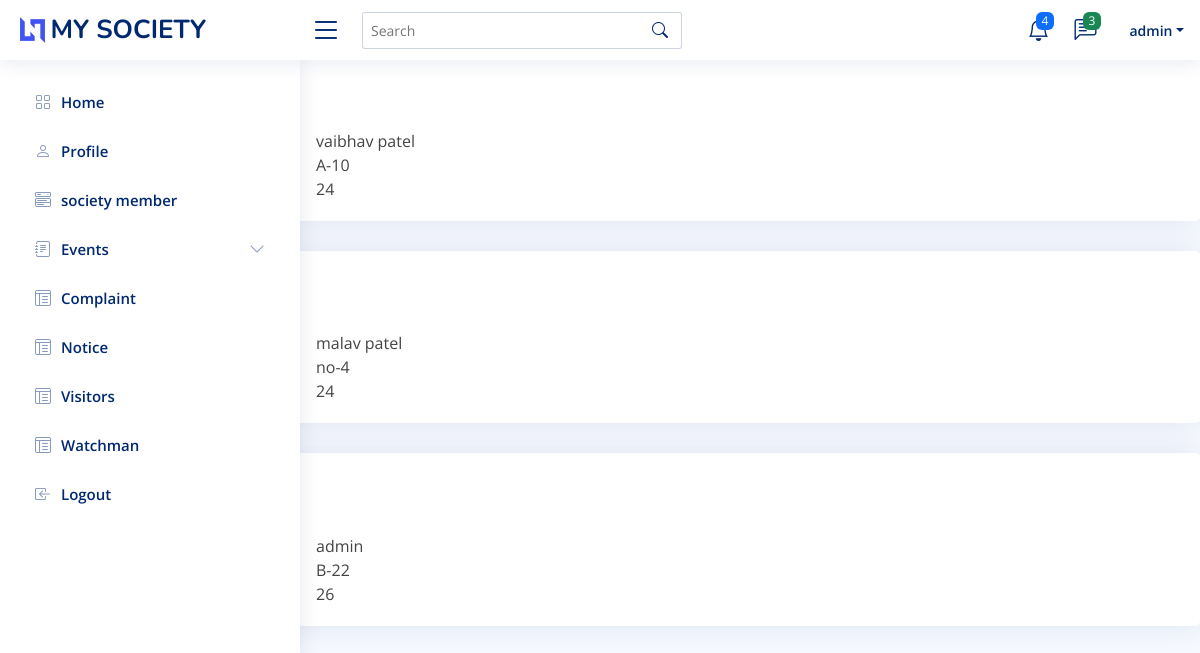
/soceitymembers/ (signed in), run on the app's committed database.
### mysite/models.py (models this page shows, shortened)
class Socity_Members(models.Model):
    name=models.CharField(max_length=25)
    password=models.CharField(max_length=25, default=000)
    age=models.IntegerField()
    house_no=models.CharField(max_length=25)
    pic=models.FileField(upload_to='media', default='k.jpg')

### mysite/views.py (the view)
# urls.py: path('soceitymembers/',views.socity_members, name='societymember'),
def  socity_members(request):
    user_object = Socity_Members.objects.get(name = request.session['name'])
    members = Socity_Members.objects.all()
    return render(request, 'societymember.html',{'users':members,'user':user_object})

### mysite/templates/societymember.html (shortened to what this page needs)
{% extends 'header.html' %}
{% block content %}
{% load static %}
<!DOCTYPE html>
<html>
<head>
<a class="nav-link collapsed" href="{% url 'index' %}">
    <span> Back </span>
</a>
<body>
    <br>
    {% for use in users %}
    <div class="card">
        <div class="card-body pt-3">
            <h5 class="card-title">Profile Details</h5>
            <div class="row">
                <div class="col-lg-3 col-md-4 label ">Name</div>
                <div class="col-lg-9 col-md-8">{{use.name}}</div>
            </div>
            <div class="row">
                <div class="col-lg-3 col-md-4 label">House No</div>
                <div class="col-lg-9 col-md-8">{{use.house_no}}</div>
            </div>
            <div class="row">
                <div class="col-lg-3 col-md-4 label">Age</div>
                <div class="col-lg-9 col-md-8">{{use.age}}</div>
            </div>
         </div>
    </div>
{%endfor%}
</body>
</html>
{%endblock%}

### mysite/templates/header.html (shortened to what this page needs)
{% load static %}
<!DOCTYPE html>
<html lang="en">
<head>
  <link href="{% static 'assets/vendor/bootstrap/css/bootstrap.min.css' %}" rel="stylesheet">
  <link href="{% static 'assets/vendor/bootstrap-icons/bootstrap-icons.css' %}" rel="stylesheet">
  <link href="{% static 'assets/vendor/boxicons/css/boxicons.min.css' %}" rel="stylesheet">
  <link href="{% static 'assets/vendor/quill/quill.snow.css' %}" rel="stylesheet">
  <link href="{% static 'assets/vendor/quill/quill.bubble.css' %}" rel="stylesheet">
  <link href="{% static 'assets/vendor/remixicon/remixicon.css' %}" rel="stylesheet">
  <link href="{% static 'assets/vendor/simple-datatables/style.css' %}" rel="stylesheet">
  <link href="{% static 'assets/css/style.css' %}" rel="stylesheet">
</head>
<body>
  <header id="header" class="header fixed-top d-flex align-items-center">
    <div class="d-flex align-items-center justify-content-between">
      <a href="index.html" class="logo d-flex align-items-center">
        <img src="{% static 'assets/img/logo.png' %}" alt="">
        <span class="d-none d-lg-block">MY SOCIETY</span>
      </a>
      <i class="bi bi-list toggle-sidebar-btn"></i>
    </div>
    <div class="search-bar">
      <form class="search-form d-flex align-items-center" method="POST" action="#">
        <input type="text" name="query" placeholder="Search" title="Enter search keyword">
        <button type="submit" title="Search"><i class="bi bi-search"></i></button>
      </form>
    </div>
    <nav class="header-nav ms-auto">
      <ul class="d-flex align-items-center">
        <li class="nav-item dropdown">
          <a class="nav-link nav-icon" href="#" data-bs-toggle="dropdown">
            <i class="bi bi-bell"></i>
            <span class="badge bg-primary badge-number">4</span>
          </a>
        </li>
        <li class="nav-item dropdown">
          <a class="nav-link nav-icon" href="#" data-bs-toggle="dropdown">
            <i class="bi bi-chat-left-text"></i>
            <span class="badge bg-success badge-number">3</span>
          </a>
        </li>
        <li class="nav-item dropdown pe-3">
          <a class="nav-link nav-profile d-flex align-items-center pe-0" href="#" data-bs-toggle="dropdown">
            <span class="d-none d-md-block dropdown-toggle ps-2">{{user.name}}</span>
          </a>
        </li>
      </ul>
    </nav>
  </header>
  <aside id="sidebar" class="sidebar">
    <ul class="sidebar-nav" id="sidebar-nav">
      <li class="nav-item">
        <a class="nav-link collapsed" href="{% url 'index' %}">
          <i class="bi bi-grid"></i>
          <span> Home </span>
        </a>
      </li>
    <li class="nav-item">
      <a class="nav-link collapsed" href="{% url 'profile' %}">
        <i class="bi bi-person"></i>
        <span> Profile </span>
      </a>
    </li>
      <li class="nav-item">
        <a class="nav-link collapsed" href="{% url 'societymember' %}">
          <i class="bi bi-menu-button-wide"></i>
          <span>society member</span>
        </a>
      </li>
        <li class="nav-item">
         <a class="nav-link collapsed" data-bs-target="#forms-nav" data-bs-toggle="collapse" href="{% url 'events' %}">
           <i class="bi bi-journal-text"></i><span>Events</span><i class="bi bi-chevron-down ms-auto"></i>
          </a>
      <li class="nav-item">
        <a class="nav-link collapsed" href="{% url 'complaint' %}">
          <i class="bi bi-layout-text-window-reverse"></i>
          <span>Complaint</span>
        </a>
      </li>
      <li class="nav-item">
        <a class="nav-link collapsed" href="{% url 'notice' %}">
          <i class="bi bi-layout-text-window-reverse"></i>
          <span>Notice</span>
        </a>
      </li>
      <li class="nav-item">
        <a class="nav-link collapsed" href="{% url 'visitors' %}">
          <i class="bi bi-layout-text-window-reverse"></i>
          <span>Visitors</span>
        </a>
      </li>
      <li class="nav-item">
        <a class="nav-link collapsed" href="{% url 'watchman' %}">
          <i class="bi bi-layout-text-window-reverse"></i>
          <span>Watchman</span>
        </a>
      </li>
      <li class="nav-item">
        <a class="nav-link collapsed" href="{% url 'login' %}">
          <i class="bi bi-box-arrow-in-left"></i>
          <span> Logout </span>
        </a>
      </li>
    </ul>
  </aside>
{% block content %}
{% endblock %}
</body>
</html>

### mysite/static/assets/css/style.css (style rules this page uses)
:root { scroll-behavior: smooth; }
body { font-family: "Open Sans", sans-serif; background: #f6f9ff; color: #444444; }
a { color: #4154f1; text-decoration: none; }
h1, h2, h3, h4, h5, h6 { font-family: "Nunito", sans-serif; }
.card { margin-bottom: 30px; border: none; border-radius: 5px; box-shadow: 0px 0 30px rgba(1, 41, 112, 0.1); }
.card-title { padding: 20px 0 15px 0; font-size: 18px; font-weight: 500; color: #012970; font-family: "Poppins", sans-serif; }
.card-body { padding: 0 20px 20px 20px; }
.logo { line-height: 1; }
@media (min-width: 1200px) { .logo { width: 280px; } }
.logo img { max-height: 26px; margin-right: 6px; }
.logo span { font-size: 26px; font-weight: 700; color: #012970; font-family: "Nunito", sans-serif; }
.header { transition: all 0.5s; z-index: 997; height: 60px; box-shadow: 0px 2px 20px rgba(1, 41, 112, 0.1); background-color: #fff; padding-left: 20px; }
.header .toggle-sidebar-btn { font-size: 32px; padding-left: 10px; cursor: pointer; color: #012970; }
.header .search-bar { min-width: 360px; padding: 0 20px; }
.header .search-form { width: 100%; }
.header .search-form input { border: 0; font-size: 14px; color: #012970; border: 1px solid rgba(1, 41, 112, 0.2); padding: 7px 38px 7px 8px; border-radius: 3px; transition: 0.3s; width: 100%; }
.header .search-form button { border: 0; padding: 0; margin-left: -30px; background: none; }
.header .search-form button i { color: #012970; }
.header-nav ul { list-style: none; }
.header-nav>ul { margin: 0; padding: 0; }
.header-nav .nav-icon { font-size: 22px; color: #012970; margin-right: 25px; position: relative; }
.header-nav .nav-profile { color: #012970; }
.header-nav .nav-profile span { font-size: 14px; font-weight: 600; }
.header-nav .badge-number { position: absolute; inset: -2px -5px auto auto; font-weight: normal; font-size: 12px; padding: 3px 6px; }
.sidebar { position: fixed; top: 60px; left: 0; bottom: 0; width: 300px; z-index: 996; transition: all 0.3s; padding: 20px; overflow-y: auto; scrollbar-width: thin; scrollbar-color: #aab7cf transparent; box-shadow: 0px 0px 20px rgba(1, 41, 112, 0.1); background-color: #fff; }
.sidebar-nav { padding: 0; margin: 0; list-style: none; }
.sidebar-nav li { padding: 0; margin: 0; list-style: none; }
.sidebar-nav .nav-item { margin-bottom: 5px; }
.sidebar-nav .nav-link { display: flex; align-items: center; font-size: 15px; font-weight: 600; color: #4154f1; transition: 0.3; background: #f6f9ff; padding: 10px 15px; border-radius: 4px; }
.sidebar-nav .nav-link i { font-size: 16px; margin-right: 10px; color: #4154f1; }
.sidebar-nav .nav-link.collapsed { color: #012970; background: #fff; }
.sidebar-nav .nav-link.collapsed i { color: #899bbd; }
.sidebar-nav .nav-link .bi-chevron-down { margin-right: 0; transition: transform 0.2s ease-in-out; }

### data on the page
Socity_Members: name "admin", house_no "B-22", age "26"
Socity_Members: name "vaibhav patel", house_no "A-10", age "24"
Socity_Members: name "malav patel", house_no "no-4", age "24"
